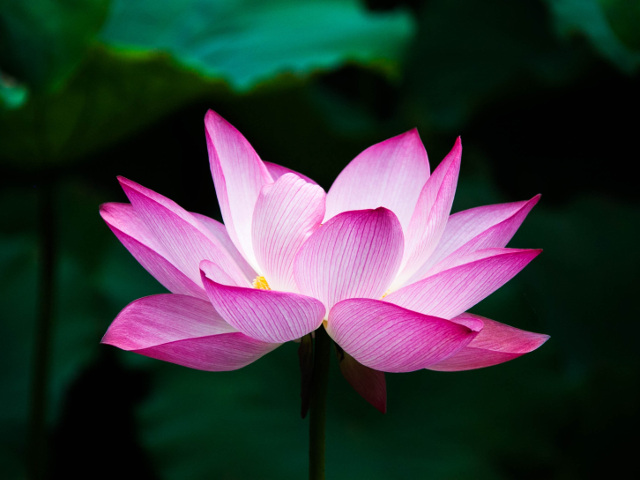
#> input picture DISP5/canny.jpg, 640 x 480 px
$ jupyter execute DISP5.ipynb
#> lines starting #> are read from the running program, lines starting #| are printed output that depends on the picture
### Interpolation

[cell 1]
import cv2
import numpy as np
from matplotlib import pyplot as plt

img = cv2.imread('canny.jpg',0)
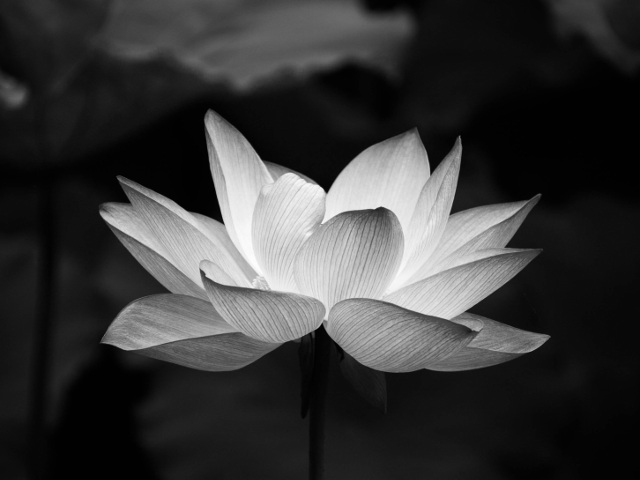
#> img: shape (480, 640); min 0, max 255, mean 55.7

def inter(image: np.ndarray, M:float, N:float):
#> called with M = 1.5, N = 1.6
    p,q = float(image.shape[0]),float(image.shape[1])
#> p = 480; q = 640
    output = np.zeros((int(p*M),int(q*N)))
    for i in range(0,output.shape[0]-1):
        for j in range(0,output.shape[1]-1):
            m1,n1 = float(i)/M, float(j)/N
            m0,n0 = int(np.floor(m1)),int(np.floor(n1))
            a,b = m1-m0,n1-n0
            output[i][j] = (1-a)*(1-b)*img[m0][n0] + a*(1-b)*img[m0+1][n0] + b*(1-a)*img[m0][n0+1] + a*b*img[m0+1][n0+1]
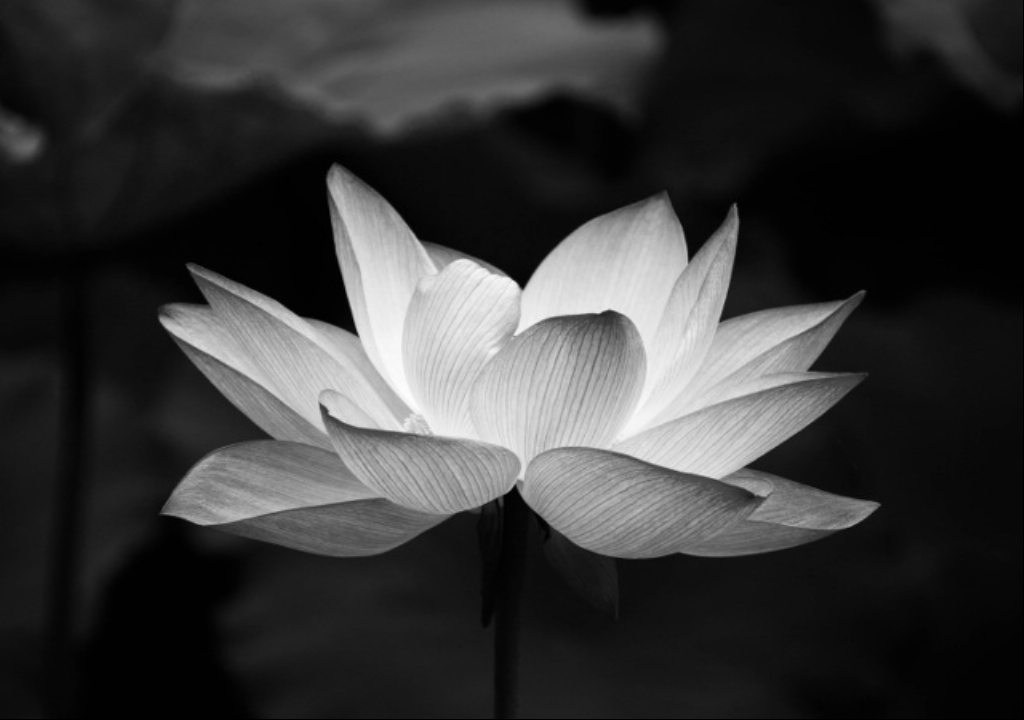
#> output: shape (720, 1024) float64; min 0, max 253, mean 55.6
    return output
plt.figure(num=0)
plt.imshow(img,cmap='gray',vmin=0,vmax=255)
plt.show
plt.figure(num=1)
plt.imshow(inter(img,1.5,1.6),cmap='gray',vmin=0,vmax=255)
plt.show

### Rotation

[cell 2]
import cv2
import numpy as np
from matplotlib import pyplot as plt
import scipy.signal

def rotate30(image:np.ndarray):
    output = np.zeros(image.shape)
    sin,cos = np.sin(np.pi/6),np.cos(np.pi/6)
    A = np.array([[cos,sin],[-sin,cos]])
    cm, cn = int(image.shape[0]/2),int(image.shape[1]/2)
#> cm = 240; cn = 320
    for m2 in range(image.shape[0]):
        for n2 in range(image.shape[1]):
            B = np.matmul(A,np.array([[m2-cm],[n2-cn]]))
            B = B + np.array([[cm],[cn]])
            m1,n1 = B[0][0],B[1][0]
            #interpolation
            m0,n0 = int(np.floor(m1)),int(np.floor(n1))
            a,b = m1-m0,n1-n0
            if (m0 >= image.shape[0] or n0 >= image.shape[1]):
                w=0
            else:
                w=image[m0][n0]
            if (m0+1 >= image.shape[0] or n0 >= image.shape[1]):
                x=0
            else:
                x=image[m0+1][n0]
            if (n0+1 >= image.shape[1] or m0 >= image.shape[0]):
                y=0
            else:
                y=image[m0][n0+1]
            if (m0+1 >= image.shape[0] or n0+1 >= image.shape[1]):
                z=0
            else:
                z=image[m0+1][n0+1]

            output[m2][n2] = (1-a)*(1-b)*w + a*(1-b)*x + b*(1-a)*y + a*b*z
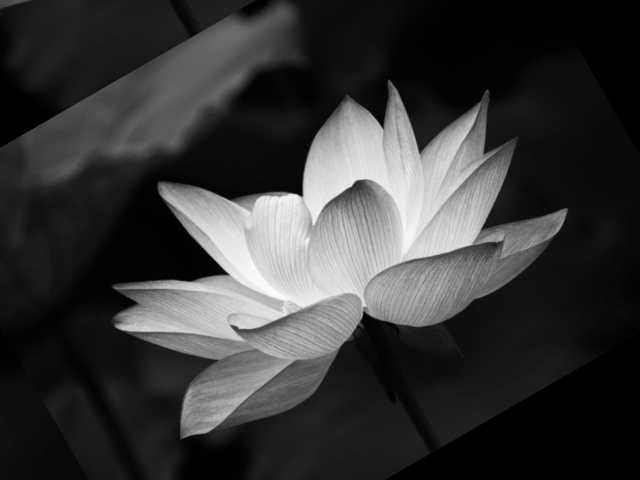
#> output: shape (480, 640) float64; min 0, max 253, mean 54.9
    return output

img = cv2.imread('/Users/xuyouwei/Desktop/DISP/canny.jpg',0)

plt.imshow(rotate30(img),cmap='gray',vmin=0,vmax=255)
plt.show

[cell 3]
import cv2
import numpy as np
from matplotlib import pyplot as plt

def shear(image:np.ndarray):
    output = np.zeros(image.shape)
    A = np.array([[1,0],[-0.3,1]])
    cm, cn = int(image.shape[0]/2),int(image.shape[1]/2)
#> cm = 240; cn = 320
    for m2 in range(image.shape[0]):
        for n2 in range(image.shape[1]):
            B = np.matmul(A,np.array([[m2-cm],[n2-cn]]))
            B = B + np.array([[cm],[cn]])
            m1,n1 = B[0][0],B[1][0]
            #interpolation
            m0,n0 = int(np.floor(m1)),int(np.floor(n1))
            a,b = m1-m0,n1-n0
            if (m0 >= image.shape[0] or n0 >= image.shape[1]):
                w=0
            else:
                w=image[m0][n0]
            if (m0+1 >= image.shape[0] or n0 >= image.shape[1]):
                x=0
            else:
                x=image[m0+1][n0]
            if (n0+1 >= image.shape[1] or m0 >= image.shape[0]):
                y=0
            else:
                y=image[m0][n0+1]
            if (m0+1 >= image.shape[0] or n0+1 >= image.shape[1]):
                z=0
            else:
                z=image[m0+1][n0+1]

            output[m2][n2] = (1-a)*(1-b)*w + a*(1-b)*x + b*(1-a)*y + a*b*z
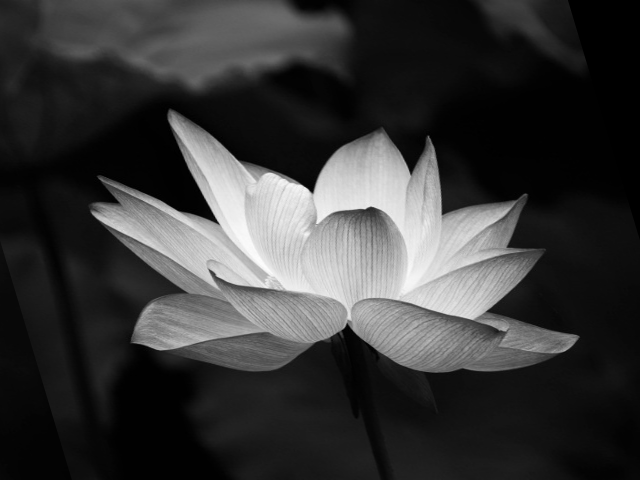
#> output: shape (480, 640) float64; min 0, max 253.8, mean 54.9
    return output

img = cv2.imread('/Users/xuyouwei/Desktop/DISP/canny.jpg',0)

plt.imshow(shear(img),cmap='gray',vmin=0,vmax=255)
plt.show

[cell 4]
import numpy as np
import cv2
from matplotlib import pyplot as plt

def noise(an):
    return an*(np.random.rand(101)-0.5)

t = np.arange(101)
x = np.zeros(101)

for i in range(0,51):
    x[i] = 1

y = x + noise(0.3)
x0 = np.zeros(101)

for n in range(0,101):
    ym = np.zeros(21)
    exp1 = np.zeros(21)
    exp2 = np.zeros(21)
    for m in range(n-10,n+11):
        if (m < 0 or m >100):
            ym[m-n+10] = 0
        else:
            ym[m-n+10] = y[m]
        exp1[m-n+10] = np.exp(-0.2*pow((n-m),2))
        if (m < 0 or m > 100):
            exp2[m-n+10] = np.exp(-5*pow(y[n],2))
        else:
            exp2[m-n+10] = np.exp(-5*pow((y[n]-y[m]),2))
    exp3 = exp1*exp2
    x0[n] = np.sum(ym*exp3)/np.sum(exp3)

plt.figure(num=1)
plt.plot(t,y)
plt.show

plt.figure(num=2)
plt.plot(t,x0)
plt.show
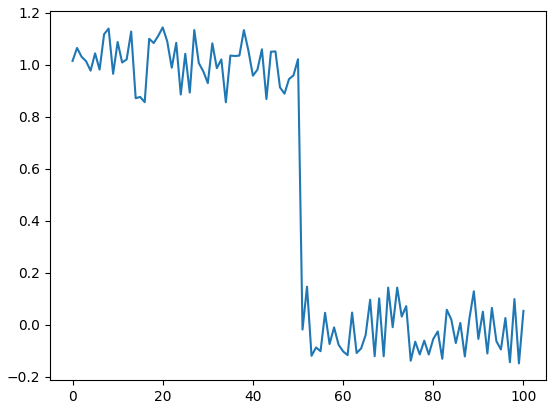
#> figure drawn by matplotlib, 1 panel; curve peaks at x = 20, y = 1.14
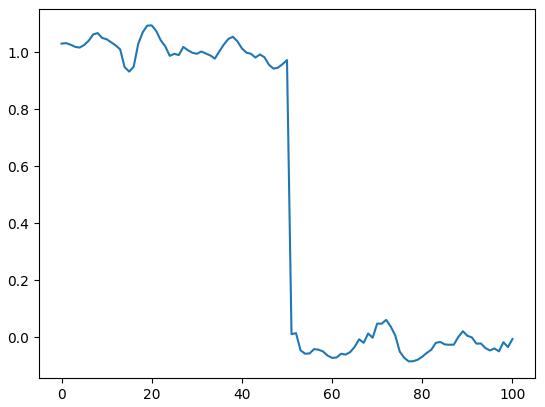
#> figure drawn by matplotlib, 1 panel; curve peaks at x = 20, y = 1.09
